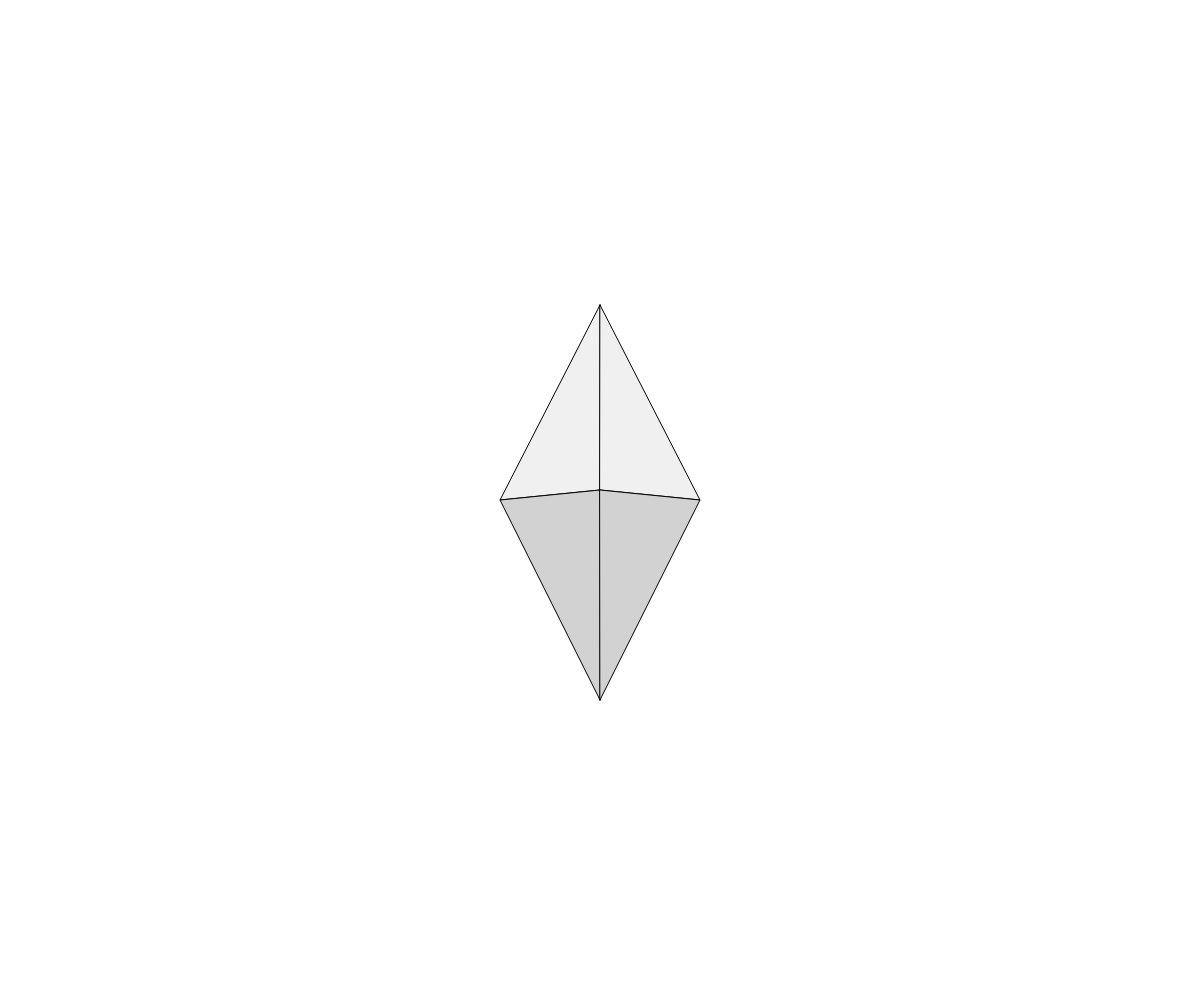
Frame 1 (no input)
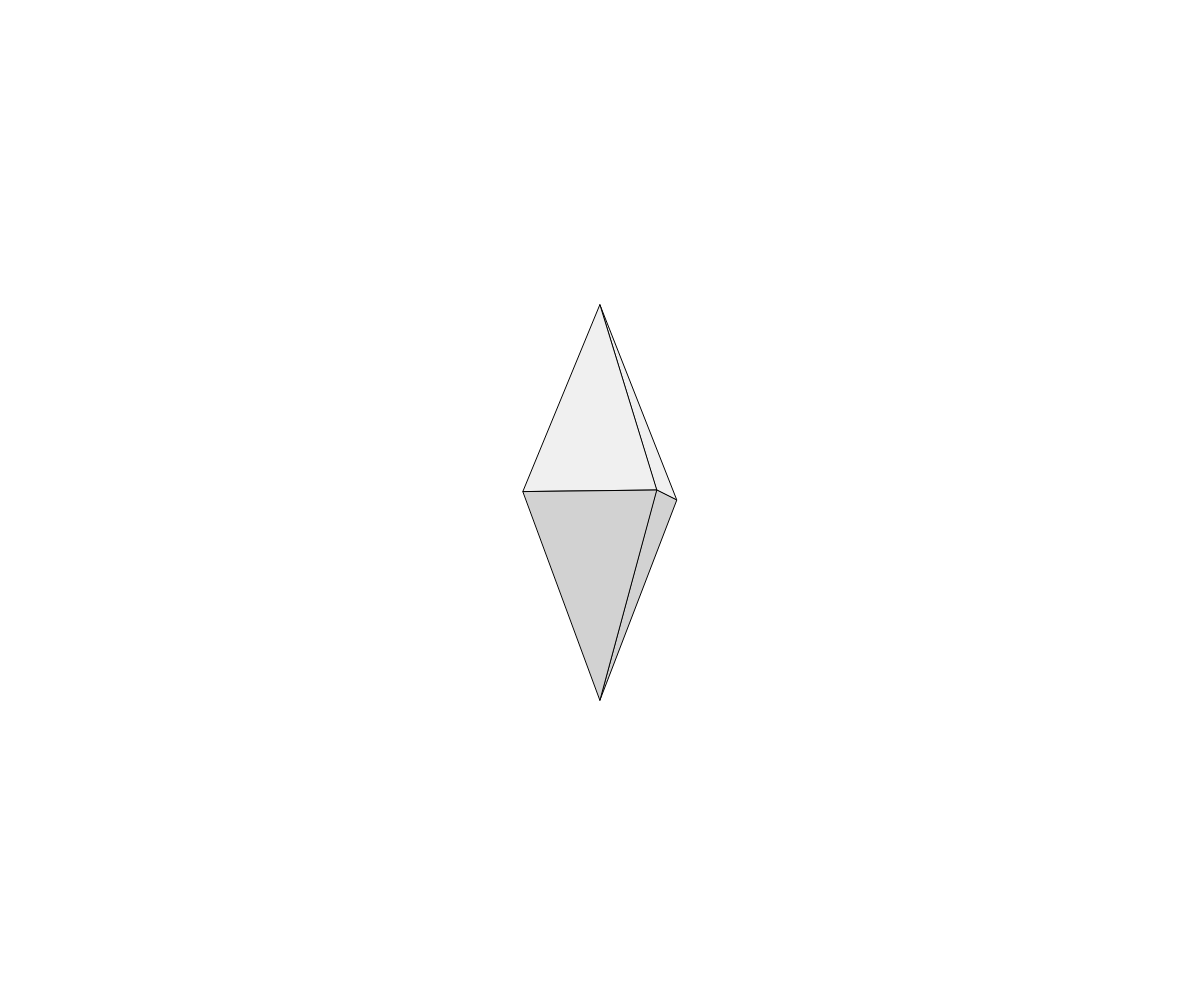
Frame 60 (no input)
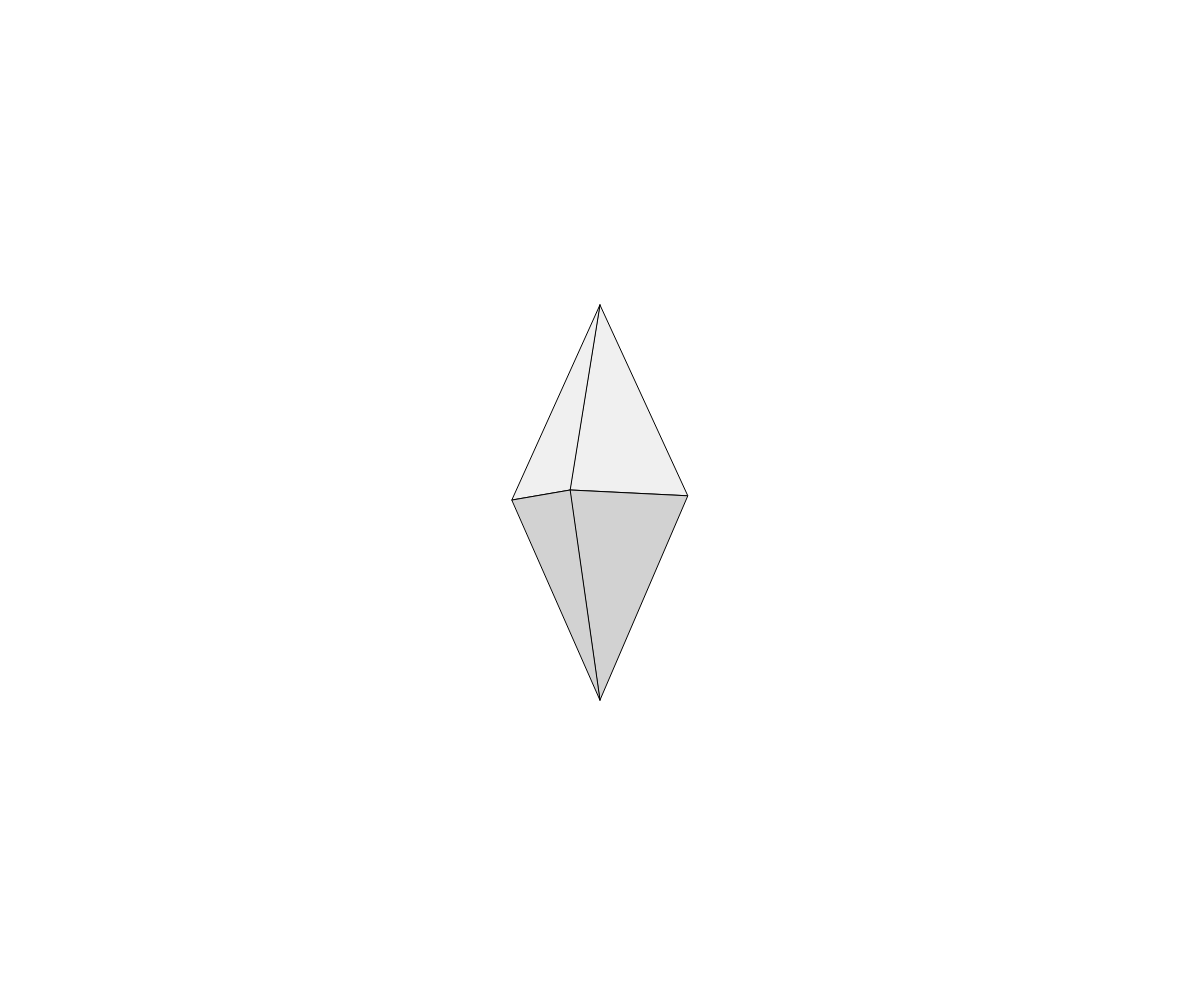
Frame 120 (the mouse pressed at the canvas centre since frame 60)

The p5.js sketch that drew these frames (run headless with seeded random() and noise() and a simulated clock; from frame 60 on, the mouse is pressed at the canvas centre):

// p5.js sketch
// ── sketch.js
let startL = -100;
let startR = 100;
let startC = 100;
let startCU = 0;
let startRU = 0;
let startLU = 0;
let startLM;
let startCML;
let startRM;
let startCMR;
let startCDR;
let startCDL;
let startRD;
let startLD;

function setup() {
  createCanvas(windowWidth, windowHeight);
}

function draw() {
  if(startR >= 0) {
    startLM = map(startL, -100, 0, -100, -71);
    startRM = map(startR, 0, 100, 71, 100);
    startCMR = map(startC, 0, 100, -71, 0);
    startCML = map(startC, 0, 100, -71, 0);
    startCDR = -10;
    startCDL = -10;
    startRD = map(startRU, 0, 100, 0, -10);
    startLD = 0;
    startL+=2;
    startR-=2;
    startC-=2;
    startCU+=2;
    startRU+=2;
    startLU+=2;
  }

  if(startR < 0 && startR >= -100) {
    startLM = map(startL, 0, 100, 71, 100);
    startRM = map(startR, 0, -100, 71, 0);
    startCMR = map(startC, 0, -100, -71, -100);
    startCML = map(startC, 0, -100, 71, 0);
    startCDR = map(startCU, 0, 100, 0, -10);
    startCDL = -10;
    startRD = -10;
    startLD = 0;
    startL+=2;
    startR-=2;
    startC-=2;
    startCU-=2;
    startRU-=2;
    startLU-=2;
  }

  if(startR < -100 && startR >= -200) {
    startLM = map(startL, 100, 200, 100, 71);
    startRM = map(startR, -100, -200, 0, -71);
    startCMR = map(startC, -100, -200, -100, -71);
    startCML = map(startC, -100, -200, 0, -71);
    startCDR = 0;
    startCDL = -10;
    startRD = -10;
    startLD = map(startLU, 0, 100, 0, -10);
    startL+=2;
    startR-=2;
    startC-=2;
    startCU+=2;
    startRU+=2;
    startLU+=2;
  }

  if(startR < -200 && startR >= -300) {
    startLM = map(startL, 200, 300, 71, 0);
    startRM = map(startR, -200, -300, 71, 100);
    startCMR = map(startC, -200, -300, 71, 0);
    startCML = map(startC, -200, -300, -71, -100);
    startCDL = map(startCU, 0, 100, 0, -10);
    startCDR = -10;
    startRD = 0;
    startLD = -10;
    startL+=2;
    startR-=2;
    startC-=2;
    startCU-=2;
    startRU-=2;
    startLU-=2;
  }

  if(startR < -300) {
    startL = -100;
    startR = 100;
    startC = 100
    startRU = 0;
    startCU = 0;
    startLU = 0;
  }

  push();
  translate(windowWidth/2, windowHeight/2);
  background(255);
  fill(240);
  triangle(startCML, startCDL, startLM, startLD, 0, -195);
  triangle(startCMR, startCDR, startRM, startRD, 0, -195);
  fill(210);
  triangle(startCML, startCDL, startLM, startLD, 0, 200);
  triangle(startCMR, startCDR, startRM, startRD, 0, 200);
  pop();
}
